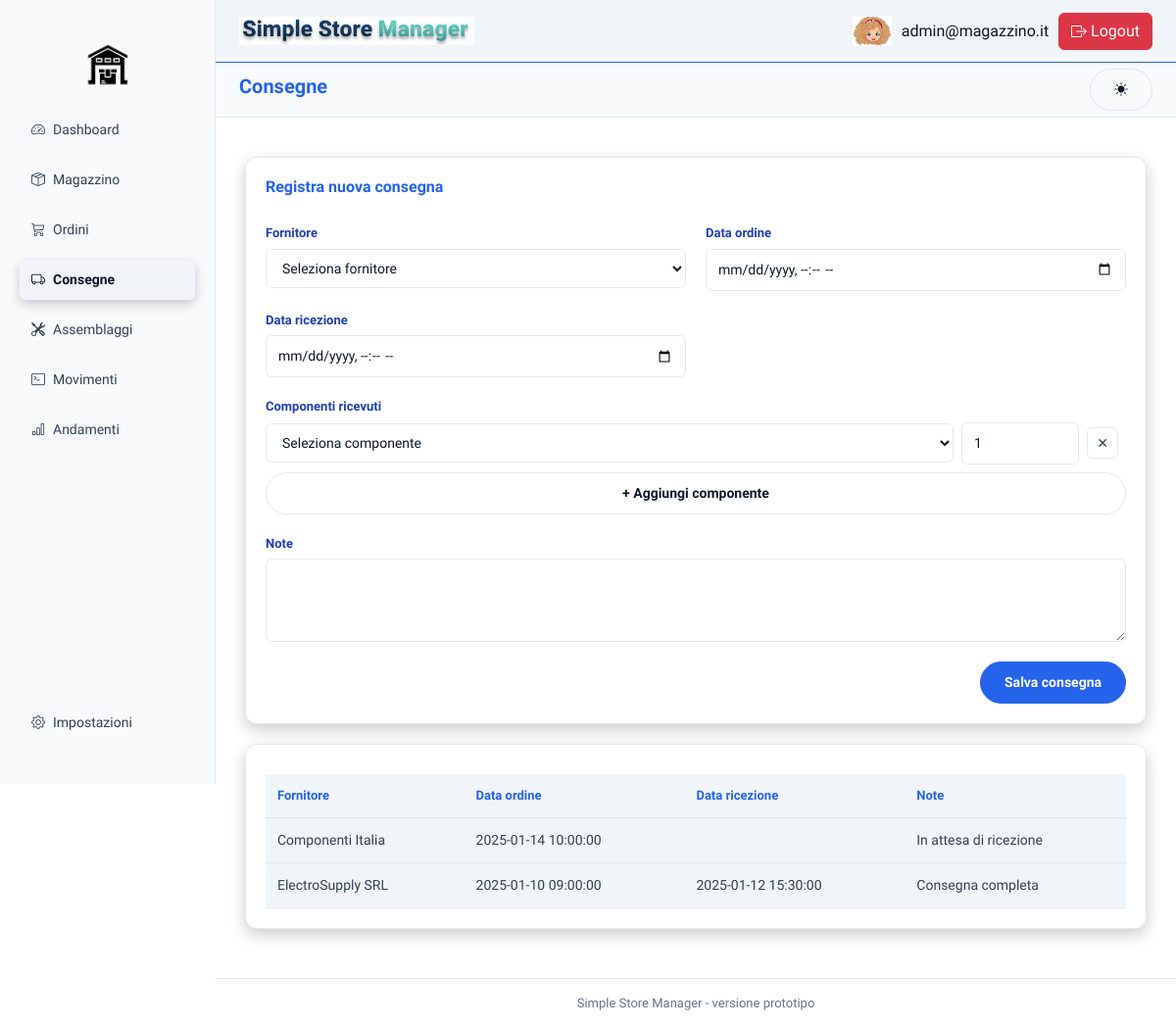
/index.php?page=consegne (signed in), run on an earlier commit of the app's database.
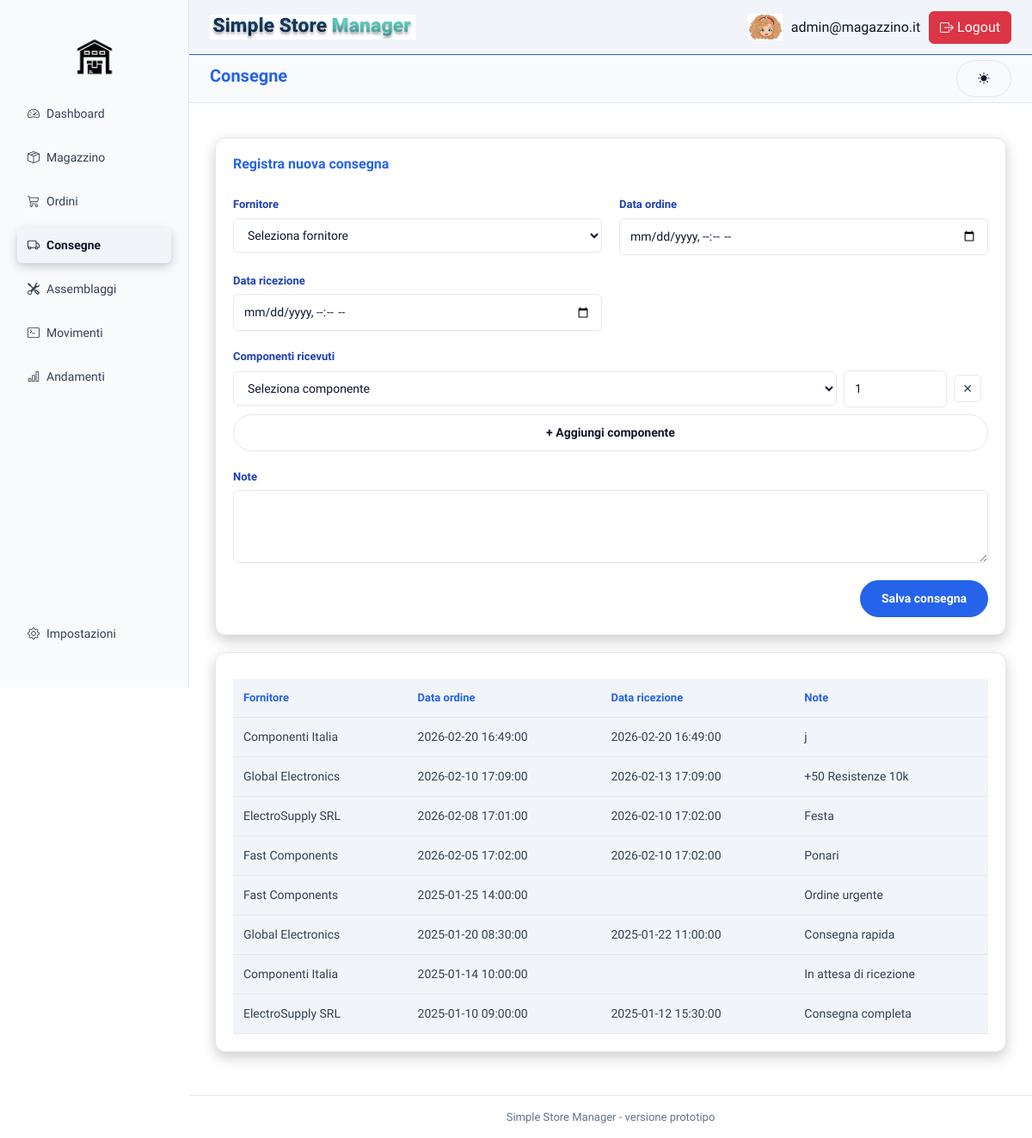
And on a later commit of the database.
### tables this page shows
CREATE TABLE `consegna` (
  `id` int(5) NOT NULL,
  `id_fornitore` int(5) NOT NULL,
  `data_ordine` datetime NOT NULL,
  `data_ricezione` datetime DEFAULT NULL,
  `note` text DEFAULT NULL
);

CREATE TABLE `fornitore` (
  `id` int(5) NOT NULL,
  `nome` varchar(30) NOT NULL,
  `email` varchar(30) DEFAULT NULL,
  `telefono` varchar(15) DEFAULT NULL
);

### backend/query/consegna.php (called while the page is built, shortened)
<?php
function getConsegne(){
    $pdo=connect();
    $sql = "SELECT c.id, f.nome AS fornitore, c.data_ordine, c.data_ricezione, c.note
            FROM consegna c
            JOIN fornitore f ON c.id_fornitore = f.id
            ORDER BY c.data_ordine DESC;";
    $stmt = $pdo->query($sql);
    return $stmt->fetchAll(PDO::FETCH_ASSOC);
}
?>

### frontend/consegne/consegne.php (the view, shortened to what this page needs)
<?php
require_once 'backend/query/consegna.php';
$consegne = getConsegne();
?>
<body>
  <div class="main">
    <div class="card full">
      <h3 class="card-title">Registra nuova consegna</h3>
      <form class="form-grid" method="post" action="backend/controller/consegnaCntrl.php">
        <div class="form-group">
          <label for="fornitore">Fornitore</label>
          <select name="id_fornitore" id="fornitore" required onchange="toggleNuovoFornitore()">
            <option value="">Seleziona fornitore</option>
          </select>
        </div>
        <div class="form-group">
          <label for="data_ordine">Data ordine</label>
          <input type="datetime-local" name="data_ordine" id="data_ordine" required>
        </div>
        <div class="form-group">
          <label for="data_ricezione">Data ricezione</label>
          <input type="datetime-local" name="data_ricezione" id="data_ricezione">
        </div>
        <div class="form-group full-width">
          <label>Componenti ricevuti</label>
          <div id="componenti-consegna" class="delivery-components">
            <div class="delivery-row">
              <select name="componenti[id][]" required>
                <option value="">Seleziona componente</option>
              </select>
              <input type="number" name="componenti[qta][]" min="1" value="1" required>
              <button type="button" class="btn-icon" onclick="removeRow(this)">✕</button>
            </div>
          </div>
          <button type="button" class="btn-secondary" onclick="addDeliveryRow()" style="margin-top:8px">+ Aggiungi componente</button>
        </div>
        <div class="form-group full-width">
          <label for="note">Note</label>
          <textarea name="note" id="note" rows="3"></textarea>
        </div>
        <div class="form-actions">
          <button type="submit" class="btn-primary" style="color: white; text-decoration: none;">Salva consegna</button>
        </div>
      </form>
    </div>
    <div class="card full">
      <table class="orders-table">
        <thead>
          <tr>
            <th>Fornitore</th>
            <th>Data ordine</th>
            <th>Data ricezione</th>
            <th>Note</th>
          </tr>
        </thead>
        <tbody>
          <?php foreach ($consegne as $consegna): ?>
            <tr class='assembly_component'>
              <td><?= htmlspecialchars($consegna['fornitore']) ?></td>
              <td><?= htmlspecialchars($consegna['data_ordine']) ?></td>
              <td><?= htmlspecialchars($consegna['data_ricezione']) ?></td>
              <td><?= htmlspecialchars($consegna['note']) ?></td>
            </tr>
          <?php endforeach; ?>
        </tbody>
      </table>
    </div>
  </div>
</body>
</html>

### frontend/sidebar/sidebar.php
<?php
$menu = [
    'Dashboard'   => 'speedometer2',
    'Magazzino'   => 'box-seam',
    'Ordini'      => 'cart3',
    'Consegne'    => 'truck',
    'Assemblaggi' => 'tools',
    'Movimenti'   => 'terminal',
    'Andamenti'   => 'bar-chart'
];
$bottomMenu = [
    'Impostazioni'=> 'gear'
];
?>
<aside class="sidebar d-flex flex-column justify-content-between">
    <div>
        <img src="frontend/img/logo-removebg-preview.png" id="sidebar-logo">
        <ul class="nav nav-pills flex-column gap-1">
            <?php foreach ($menu as $pagina => $icona): ?>
                <?php $pageSlug = lcfirst($pagina); ?>
                <li class="nav-item">
                    <a href="?page=<?= $pageSlug ?>"
                       class="nav-link d-flex align-items-center gap-2 <?= ($page === $pageSlug) ? 'active' : '' ?>">
                        <i class="bi bi-<?= $icona ?>"></i>
                        <?= $pagina ?>
                    </a>
                </li>
            <?php endforeach; ?>
        </ul>
    </div>
        <ul class="nav nav-pills flex-column gap-1 mb-3">
            <?php foreach ($bottomMenu as $pagina => $icona): ?>
                <?php $pageSlug = lcfirst($pagina); ?>
                <li class="nav-item">
                    <a href="?page=<?= $pageSlug ?>"
                    class="nav-link d-flex align-items-center gap-2 <?= ($page === $pageSlug) ? 'active' : '' ?>">
                        <i class="bi bi-<?= $icona ?>"></i>
                        <?= $pagina ?>
                    </a>
                </li>
            <?php endforeach; ?>
        </ul>
</aside>

What changed in the data, as far as the page shows it:
added consegna: id_fornitore.nome "Componenti Italia", data_ordine "2026-02-20 16:49:00", data_ricezione "2026-02-20 16:49:00", note "j"
added consegna: id_fornitore.nome "Global Electronics", data_ordine "2026-02-10 17:09:00", data_ricezione "2026-02-13 17:09:00", note "+50 Resistenze 10k"
added consegna: id_fornitore.nome "ElectroSupply SRL", data_ordine "2026-02-08 17:01:00", data_ricezione "2026-02-10 17:02:00", note "Festa"
added consegna: id_fornitore.nome "Fast Components", data_ordine "2026-02-05 17:02:00", data_ricezione "2026-02-10 17:02:00", note "Ponari"
added consegna: id_fornitore.nome "Fast Components", data_ordine "2025-01-25 14:00:00", note "Ordine urgente"
added consegna: id_fornitore.nome "Global Electronics", data_ordine "2025-01-20 08:30:00", data_ricezione "2025-01-22 11:00:00", note "Consegna rapida"
